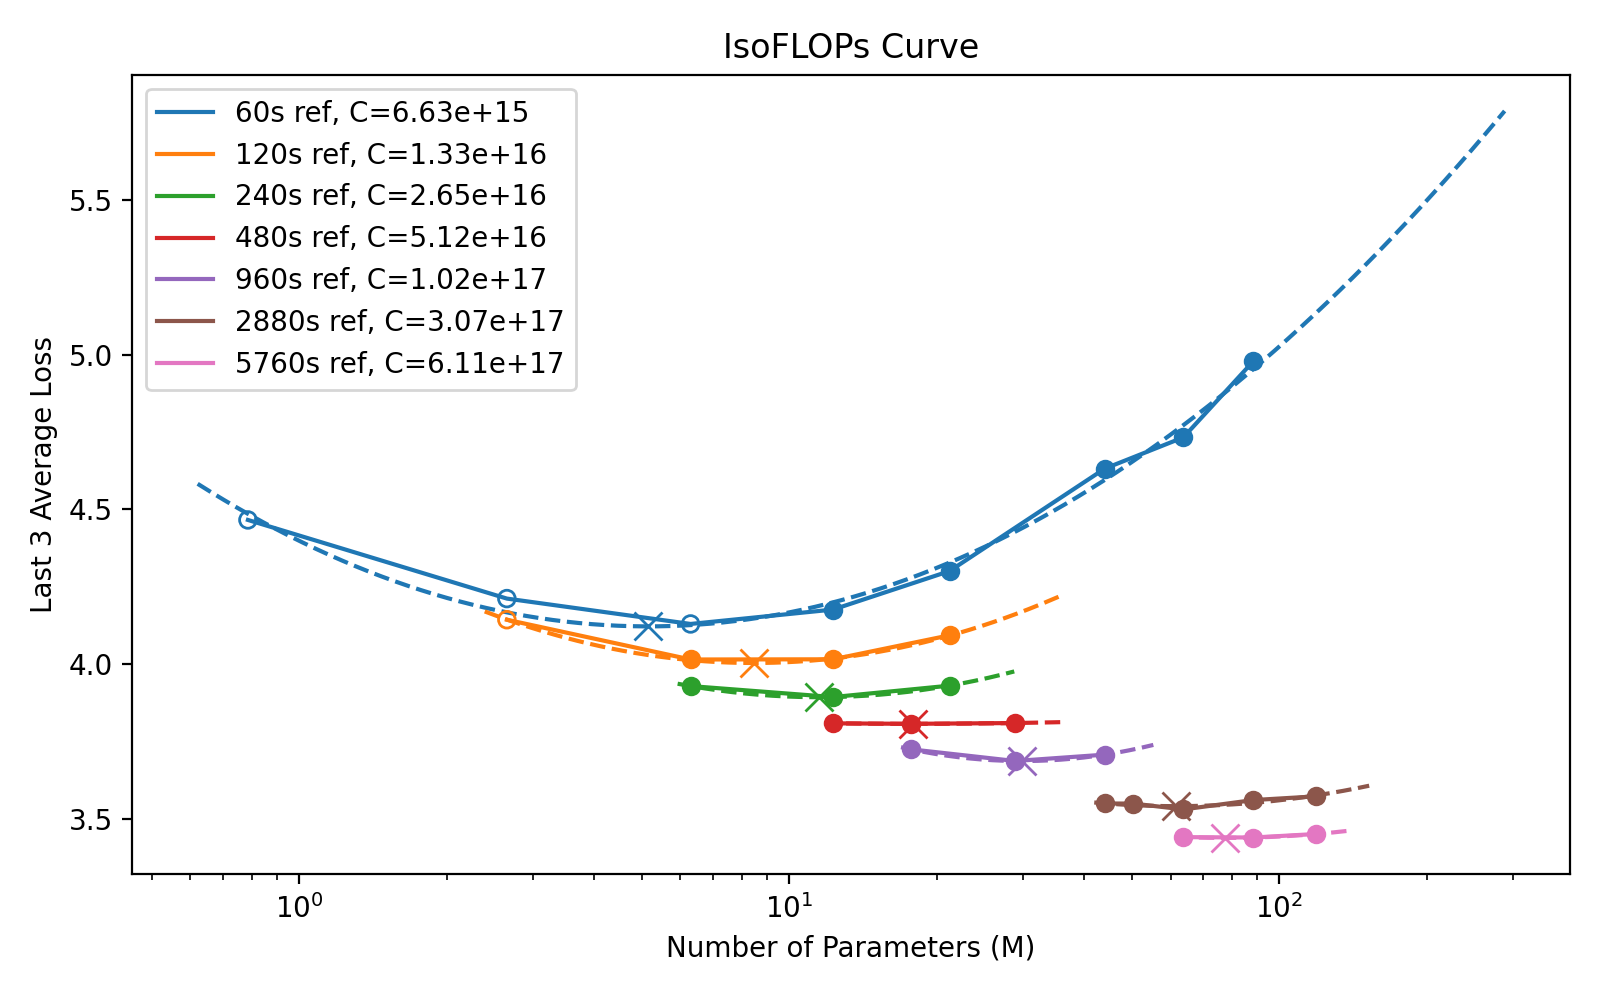

Python code for this plot:
import os
from pathlib import Path
import pandas as pd


os.environ.setdefault(
    "MPLCONFIGDIR",
    str(Path(__file__).resolve().parent / ".mplconfig"),
)

import matplotlib

matplotlib.use("Agg")
import matplotlib.pyplot as plt
import numpy as np


def main(dataset_path: str):
    dataset_path = Path(dataset_path)
    df = pd.read_csv(dataset_path)
    df = df[df["last_3_average_loss"].notna()]

    plt.figure(figsize=(8, 5))
    for (runtime_seconds, compute_budget), group in df.groupby(["reference_runtime_seconds", "compute_budget"]):
        group = group.sort_values("num_params")
        print(group)

        x = group["num_params"].to_numpy(dtype=float) / 1_000_000
        y = group['last_3_average_loss'].to_numpy(dtype=float)

        line = plt.plot(x, y, "-", label=f"{runtime_seconds:g}s ref, C={compute_budget:.2e}")[0]
        color = line.get_color()

        completed = group[group["status"] == "completed"]
        failed = group[group["status"] != "completed"]
        if len(completed) > 0:
            plt.scatter(
                completed["num_params"].to_numpy(dtype=float) / 1_000_000,
                completed["last_3_average_loss"].to_numpy(dtype=float),
                color=color,
                zorder=3,
            )
        if len(failed) > 0:
            plt.scatter(
                failed["num_params"].to_numpy(dtype=float) / 1_000_000,
                failed["last_3_average_loss"].to_numpy(dtype=float),
                facecolors="none",
                edgecolors=color,
                zorder=3,
            )
    
        log_x = np.log10(x)
        a, b, c = np.polyfit(log_x, y, deg=2)

        log_x_span = log_x.max() - log_x.min()
        log_x_fit = np.linspace(
            log_x.min() - 0.05 * log_x_span,
            log_x.max() + 0.25 * log_x_span,
            200,
        )
        x_fit = 10 ** log_x_fit
        y_fit = np.polyval([a, b, c], log_x_fit)

        plt.plot(x_fit, y_fit, "--", color=color)

        if a > 0:
            log_x_min = -b / (2 * a)
            if log_x.min() <= log_x_min <= log_x.max():
                x_min = 10 ** log_x_min
                y_min = np.polyval([a, b, c], log_x_min)

                plt.plot(x_min, y_min, "x", color=color, markersize=10)
                print(f"C={compute_budget:.2e}: min at {x_min:.2f}M params, loss={y_min:.4f}")


    plt.xscale("log")
    plt.xlabel("Number of Parameters (M)")
    plt.ylabel("Last 3 Average Loss")
    plt.title("IsoFLOPs Curve")
    plt.legend()
    plt.tight_layout()
    plt.savefig(dataset_path.with_name("isoflop_curve.png"), dpi=200)


if __name__ == "__main__":
    main(Path(__file__).resolve().parent / "isoflops.csv")
